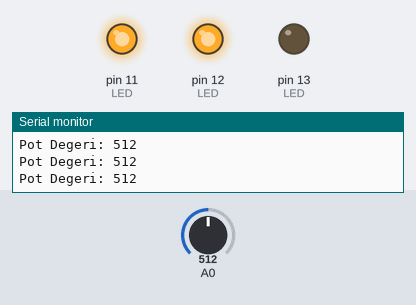
This sketch was run on a simulated Arduino Uno, built with avr-gcc and run on an emulated ATmega328P. Shown: output pins drawn as LEDs (lit = HIGH), the last lines printed to the serial monitor. The test bench sets the inputs (shaded band); at power-on: A0 = 512.

Above: at 1.2 s.
1.3 s: A0 set to 358
2.8 s: A0 set to 324
At 3.8 s:
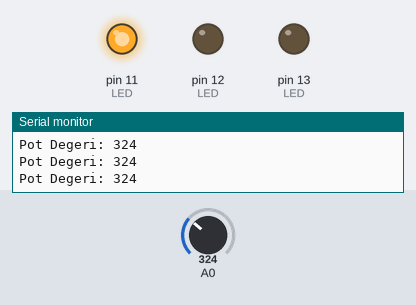
4.3 s: A0 set to 692
At 5.2 s:
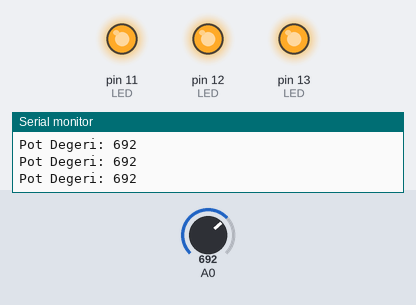
5.9 s: A0 set to 667
At 6.5 s:
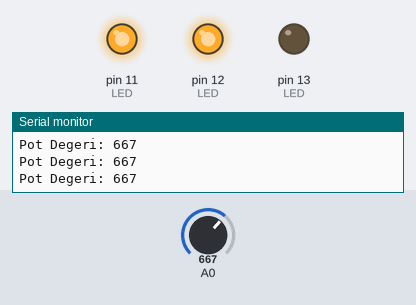
7.5 s: A0 set to 716
At 9.0 s:
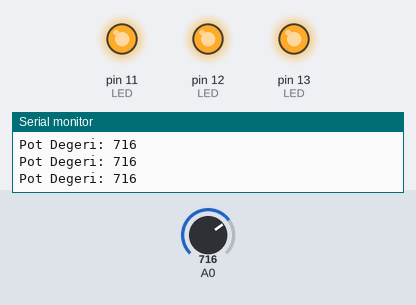
Timing chart, 0 to 10.1 s (numbered marks = the images above; inputs shaded):
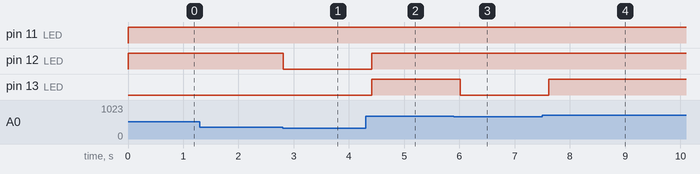

The sketch:

ders_8_potansiyometre_ile_led_kontrol.ino
```cpp
// Mucit Akademisi Tekrar Notları
// Bu kodun amacı: Potansiyometre değerine göre 11, 12 ve 13 numaralı LED’leri sırayla yakmaktır.
// Pot az ise 1 LED, orta seviyede ise 2 LED, en yüksek seviyede ise 3 LED yanar.

void setup() {
  pinMode(11, OUTPUT);  // 11. LED
  pinMode(12, OUTPUT);  // 12. LED
  pinMode(13, OUTPUT);  // 13. LED
  Serial.begin(9600);   // Ekran için
}

void loop() {
  int potDeger = analogRead(A0); // 0 - 1023 arası değer
  Serial.print("Pot Degeri: ");
  Serial.println(potDeger);

  if (potDeger < 341) {
    digitalWrite(11, HIGH);  // sadece 11. LED yanar
    digitalWrite(12, LOW);
    digitalWrite(13, LOW);
  }
  else if (potDeger < 682) {
    digitalWrite(11, HIGH);  // 11 ve 12. LED yanar
    digitalWrite(12, HIGH);
    digitalWrite(13, LOW);
  }
  else {
    digitalWrite(11, HIGH);  // 11, 12 ve 13. LED yanar
    digitalWrite(12, HIGH);
    digitalWrite(13, HIGH);
  }

  delay(200); // biraz bekle
}
```

Measured:
- the behaviour switches between 341 and 340 on A0 (found by bisection; images 0 and 1)
- the behaviour switches between 682 and 681 on A0 (found by bisection; images 2 and 3)
- after the input at 2.8 s, pin 12 (LED): HIGH → LOW at once
- after the input at 4.3 s, pin 12 (LED), pin 13 (LED): LOW → HIGH after 0.11 s
- after the input at 5.9 s, pin 13 (LED): HIGH → LOW after 0.11 s
- after the input at 7.5 s, pin 13 (LED): LOW → HIGH after 0.12 s
